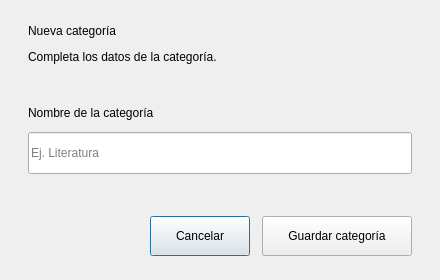
<?xml version="1.0" encoding="UTF-8"?>
<ui version="4.0">
 <class>CategoriaDialog</class>
 <widget class="QDialog" name="CategoriaDialog">
  <property name="windowTitle">
   <string>Nueva categoría</string>
  </property>
  <property name="minimumSize">
   <size>
    <width>440</width>
    <height>280</height>
   </size>
  </property>
  <layout class="QVBoxLayout" name="layoutPrincipal">
   <property name="leftMargin"><number>28</number></property>
   <property name="topMargin"><number>24</number></property>
   <property name="rightMargin"><number>28</number></property>
   <property name="bottomMargin"><number>24</number></property>
   <property name="spacing"><number>12</number></property>
   <item>
    <widget class="QLabel" name="lblTitulo">
     <property name="text"><string>Nueva categoría</string></property>
    </widget>
   </item>
   <item>
    <widget class="QLabel" name="lblDescripcion">
     <property name="text"><string>Completa los datos de la categoría.</string></property>
    </widget>
   </item>
   <item>
    <spacer name="espacioSuperior">
     <property name="orientation"><enum>Qt::Vertical</enum></property>
     <property name="sizeHint" stdset="0">
      <size><width>20</width><height>12</height></size>
     </property>
    </spacer>
   </item>
   <item>
    <widget class="QLabel" name="lblNombre">
     <property name="text"><string>Nombre de la categoría</string></property>
    </widget>
   </item>
   <item>
    <widget class="QLineEdit" name="txtNombre">
     <property name="minimumSize">
      <size><width>0</width><height>42</height></size>
     </property>
     <property name="placeholderText">
      <string>Ej. Literatura</string>
     </property>
    </widget>
   </item>
   <item>
    <spacer name="espacioInferior">
     <property name="orientation"><enum>Qt::Vertical</enum></property>
     <property name="sizeHint" stdset="0">
      <size><width>20</width><height>16</height></size>
     </property>
    </spacer>
   </item>
   <item>
    <layout class="QHBoxLayout" name="layoutBotones">
     <item>
      <spacer name="espacioBotones">
       <property name="orientation"><enum>Qt::Horizontal</enum></property>
       <property name="sizeHint" stdset="0">
        <size><width>40</width><height>20</height></size>
       </property>
      </spacer>
     </item>
     <item>
      <widget class="QPushButton" name="btnCancelar">
       <property name="minimumSize">
        <size><width>100</width><height>40</height></size>
       </property>
       <property name="text"><string>Cancelar</string></property>
      </widget>
     </item>
     <item>
      <widget class="QPushButton" name="btnGuardar">
       <property name="minimumSize">
        <size><width>150</width><height>40</height></size>
       </property>
       <property name="text"><string>Guardar categoría</string></property>
      </widget>
     </item>
    </layout>
   </item>
  </layout>
 </widget>
 <resources/>
 <connections/>
</ui>
